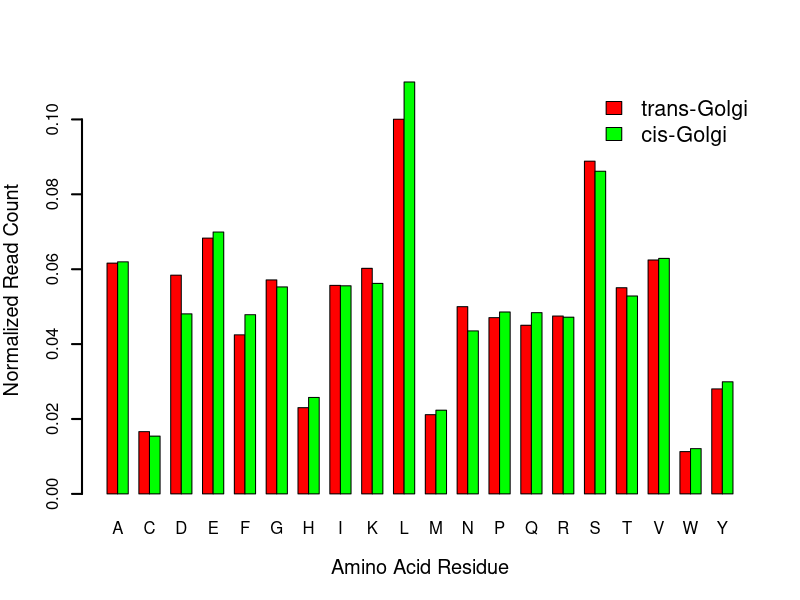

Reproduce this figure in R.
data <- read.csv("trainingset.csv")
sgrnas <- data$Sequence
classt <- data$Class
sgrnalist <- unlist(sgrnas)
sgrnaLength <- 20
transVal <- c(1:sgrnaLength) * 0
cisVal <- c(1:sgrnaLength) * 0
amins = c("A", "C", "D", "E", "F", "G", "H", "I", "K", "L", "M", "N", "P", "Q", "R", "S", "T", "V", "W", "Y");
for (i in 1:length(sgrnalist)){
  s <- toString(sgrnas[i])
  if(classt[i] == "Trans-Golgi"){
    for(j in 1:sgrnaLength){
      if(gregexpr(pattern = amins[j],s)[[1]][1]>0){
        transVal[j] = transVal[j] + length(gregexpr(pattern = amins[j],s)[[1]])
      }
    } 
  }else{
    for(j in 1:sgrnaLength){
      if(gregexpr(pattern = amins[j],s)[[1]][1]>0){
        cisVal[j] = cisVal[j] + length(gregexpr(pattern = amins[j],s)[[1]])
      }
    }
  }
}
transVal = transVal/sum(transVal)
cisVal = cisVal/sum(cisVal)
data <- matrix(c(transVal,cisVal), nrow = 2, ncol = 20,byrow = TRUE)
colours <- c("red", "green")
barplot(
  data, xlab = "Amino Acid Residue", ylab = "Normalized Read Count", cex.main = 1.2, cex.lab = 1.2, box.lty = 4, box.lwd = 4,xaxis.cex.axis=1.3,yaxis.cex.axis=1.3, lwd = 2, yaxis.lwd = 2, xaxis.lwd = 4, yaxis.las = 1, beside =
    TRUE, col = colours, names.arg = amins, axes = TRUE
)
legend(
  "topright", c("trans-Golgi","cis-Golgi"), cex = 1.3, bty =
    "n", fill = colours
)
